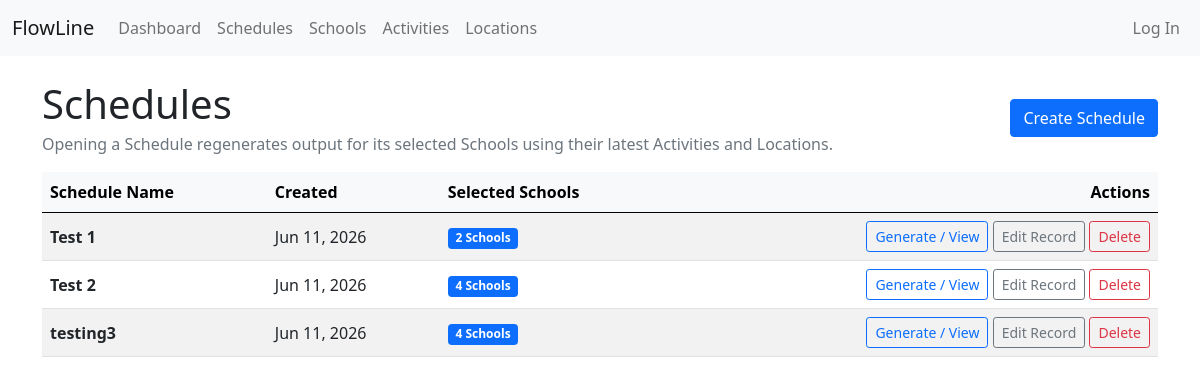
/schedule_list, run on the app's committed database.
### scheduler_app/models.py (models this page shows, shortened)
class TheSched(models.Model):
    sched_name = CharField(max_length=150)
    schools = ManyToManyField(Schools)
    sched_data = JSONField(null=True)
    timestamp_og = DateField(auto_now_add=True)

### scheduler_app/views.py (the view)
# urls.py: path("schedule_list", SchedList.as_view(), name="sched-list"),
class SchedList(ListView):
    model = TheSched
    template_name = 'pay_end/sched_list.html'
    context_object_name = 'sched'
    ordering = ['sched_name']
    def get_queryset(self):
        return super().get_queryset().prefetch_related('schools')

### scheduler_app/templates/pay_end/sched_list.html (shortened to what this page needs)
{% extends 'pay_end/base_pay.html' %}
{% block content %}
  <div class="d-flex flex-wrap justify-content-between align-items-center gap-2 mt-4 mb-3">
    <div>
      <h1 class="mb-1">Schedules</h1>
      <p class="text-muted mb-0">Opening a Schedule regenerates output for its selected Schools using their latest Activities and Locations.</p>
    </div>
    <a href="{% url 'sched-create' %}" class="btn btn-primary">Create Schedule</a>
  </div>
  <div class="table-responsive">
    <table class="table table-striped table-hover align-middle">
      <thead class="table-light">
        <tr>
          <th scope="col">Schedule Name</th>
          <th scope="col">Created</th>
          <th scope="col">Selected Schools</th>
          <th scope="col" class="text-end">Actions</th>
        </tr>
      </thead>
      <tbody>
        {% for s in sched.all %}
          <tr>
            <td><strong>{{ s.sched_name }}</strong></td>
            <td>{{ s.timestamp_og|date:"M j, Y" }}</td>
            <td><span class="badge bg-primary">{{ s.schools.count }} School{{ s.schools.count|pluralize }}</span></td>
            <td class="text-end text-nowrap">
              <a href="{% url 'sched-detail' s.id %}" class="btn btn-sm btn-outline-primary">Generate / View</a>
              <a href="{% url 'sched-update' s.id %}" class="btn btn-sm btn-outline-secondary">Edit Record</a>
              <a href="{% url 'sched-delete' s.id %}" class="btn btn-sm btn-outline-danger">Delete</a>
            </td>
          </tr>
        {% empty %}
          <tr>
            <td colspan="4" class="text-center text-muted py-4">No schedules have been created yet.</td>
          </tr>
        {% endfor %}
      </tbody>
    </table>
  </div>
{% endblock %}

### data on the page
TheSched: sched_name "Test 1", timestamp_og "Jun 11, 2026", schools.count "2"
TheSched: sched_name "Test 2", timestamp_og "Jun 11, 2026", schools.count "4"
TheSched: sched_name "testing3", timestamp_og "Jun 11, 2026", schools.count "4"
